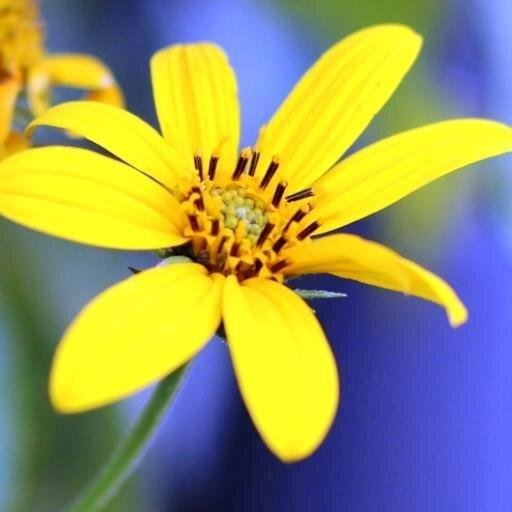
//> input picture build/flower8.jpg, 512 x 512 px
$ ./permutohedral_lattice build/flower8.jpg build/flower8.jpg 2 2   (built with g++ and OpenCV 4)
//> lines starting //> are read from the running program, lines starting //| are printed output that depends on the picture

#include<opencv2/core/core.hpp>
#include<opencv2/highgui.hpp>
#include<opencv2/opencv.hpp>


#include<iostream>
#include<string>
#include <stdio.h>
#include <stdlib.h>
#include <time.h>


#include <math.h>
#include <vector>
#include <memory>
using std::vector;

// Hash table implementation for permutohedral lattice.
//
// The lattice points are stored sparsely using a hash table.
// The key for each point is its spatial location in the (d+1)-
// dimensional space.
class HashTablePermutohedral {
public:
    // Hash table constructor
    // kd : the dimensionality of the position vectors
    // vd : the dimensionality of the value vectors
    HashTablePermutohedral(int kd, int vd) : kd(kd), vd(vd) {
        filled = 0;
        entries.resize(1 << 15);
        keys.resize(kd*entries.size()/2);
        values.resize(vd*entries.size()/2, 0.0f);
    }

    // Returns the number of vectors stored.
    int size() { return filled; }

    // Returns a pointer to the keys array.
    vector<short> &getKeys() { return keys; }

    // Returns a pointer to the values array.
    vector<float> &getValues() { return values; }

    // Looks up the value vector associated with a given key. May or
    // may not create a new entry if that key doesn’t exist.
    float *lookup(const vector<short> &key, bool create = true) {
        // Double hash table size if necessary
        if (create && filled >= entries.size()/2) { grow(); }

        // Hash the key
        size_t h = hash(&key[0]) % entries.size();

        // Find the entry with the given key
        while (1) {
            Entry e = entries[h];

            // Check if the cell is empty
            if (e.keyIdx == -1) {
                if (!create) return NULL;// Not found

                // Need to create an entry. Store the given key.
                for (int i = 0; i < kd; i++) {
                keys[filled*kd+i] = key[i];
                }
                e.keyIdx = filled*kd;
                e.valueIdx = filled*vd;
                entries[h] = e;
                filled++;
                return &values[e.valueIdx];
            }

            // check if the cell has a matching key
            bool match = true;

            for (int i = 0; i < kd && match; i++) {
                match = keys[e.keyIdx+i] == key[i];
            }
            if (match) {
                return &values[e.valueIdx];
            }

            // increment the bucket with wraparound
            h++;
            if (h == entries.size()) { h = 0; }
        }
    }

    // Hash function used in this implementation. A simple base conversion.
    size_t hash(const short *key) {
        size_t h = 0;
        for (int i = 0; i < kd; i++) {
            h += key[i];
            h *= 2531011;
        }
        return h;
    }
private:
    // Grows the hash table when it runs out of space
    void grow() {
        // Grow the arrays
        values.resize(vd*entries.size(), 0.0f);
        keys.resize(kd*entries.size());
        vector<Entry> newEntries(entries.size()*2);

        // Rehash all the entries
        for (size_t i = 0; i < entries.size(); i++) {
            if (entries[i].keyIdx == -1) { continue; }
            size_t h = hash(&keys[entries[i].keyIdx]) % newEntries.size();
            while (newEntries[h].keyIdx != -1) {
                h++;
                if (h == newEntries.size()) { h = 0; }
            }
            newEntries[h] = entries[i];
        }
        entries.swap(newEntries);
    }

    // Private struct for the hash table entries.
    struct Entry {
        Entry() : keyIdx(-1), valueIdx(-1) {}
        int keyIdx;
        int valueIdx;
    };

    vector<short> keys;
    vector<float> values;
    vector<Entry> entries;
    size_t filled;
    int kd, vd;
};
// The algorithm class that performs the filter
//
// PermutohedralLattice::filter(...) does all the work.
//
class PermutohedralLattice {
public:
    // Performs a Gauss transform
    // pos : position vectors
    // pd : position dimensions
    // val : value vectors
    // vd : value dimensions
    // n : number of items to filter
    // out : place to store the output
    static void filter(const float *pos, int pd,
                        const float *val, int vd,
                        int n, float *out) {

        clock_t now;

        // Create lattice
        PermutohedralLattice lattice(pd, vd, n);

	    std::cout << "start splat" << std::endl;
        now = clock();
        printf( "now is %f seconds\n", (double)(now) / CLOCKS_PER_SEC);
        // Splat
        for (int i = 0; i < n; i++) {
            lattice.splat(pos + i*pd, val + i*vd);
        }
	    std::cout << "end splat" << std::endl;
        now = clock();
        printf( "now is %f seconds\n", (double)(now) / CLOCKS_PER_SEC);


	    std::cout << "start blur" << std::endl;
        now = clock();
        printf( "now is %f seconds\n", (double)(now) / CLOCKS_PER_SEC);
        // Blur
        lattice.blur();
	    std::cout << "end blur" << std::endl;
        now = clock();
        printf( "now is %f seconds\n", (double)(now) / CLOCKS_PER_SEC);


	    std::cout << "start slice" << std::endl;
        now = clock();
        printf( "now is %f seconds\n", (double)(now) / CLOCKS_PER_SEC);
        // Slice
        lattice.beginSlice();
        for (int i = 0; i < n; i++) {
            lattice.slice(out + i*vd);
        }
	    std::cout << "end slice" << std::endl;
        now = clock();
        printf( "now is %f seconds\n", (double)(now) / CLOCKS_PER_SEC);
    }

    // Permutohedral lattice constructor
    // pd : dimensionality of position vectors
    // vd : dimensionality of value vectors
    // n : number of points in the input
    PermutohedralLattice(int pd, int vd, int n) :
        d(pd), vd(vd), n(n), hashTable(pd, vd) {

        // Allocate storage for various arrays
        elevated.resize(d+1);
        scaleFactor.resize(d);
        greedy.resize(d+1);
        rank.resize(d+1);
        barycentric.resize(d+2);
        canonical.resize((d+1)*(d+1));
        key.resize(d+1);
        replay.resize(n*(d+1));
        nReplay = 0;

        // compute the coordinates of the canonical simplex, in which
        // the difference between a contained point and the zero
        // remainder vertex is always in ascending order.
        for (int i = 0; i <= d; i++) {
            for (int j = 0; j <= d-i; j++) {
                canonical[i*(d+1)+j] = i;
            }
            for (int j = d-i+1; j <= d; j++) {
                canonical[i*(d+1)+j] = i - (d+1);
            }
        }

        // Compute part of the rotation matrix E that elevates a
        // position vector into the hyperplane
        for (int i = 0; i < d; i++) {
            // the diagonal entries for normalization
            scaleFactor[i] = 1.0f/(sqrtf((float)(i+1)*(i+2)));

            // We presume that the user would like to do a Gaussian
            // blur of standard deviation 1 in each dimension (or a
            // total variance of d, summed over dimensions.) Because
            // the total variance of the blur performed by this
            // algorithm is not d, we must scale the space to offset
            // this.
            //
            // The total variance of the algorithm is:
            // [variance of splatting] +
            // [variance of blurring] +
            // [variance of splatting]
            // = d(d+1)(d+1)/12 + d(d+1)(d+1)/2 + d(d+1)(d+1)/12
            // = 2d(d+1)(d+1)/3.
            //
            // So we need to scale the space by (d+1)sqrt(2/3).

            scaleFactor[i] *= (d+1)*sqrtf(2.0/3);
        }
    }

    // Performs splatting with given position and value vectors
    void splat(const float *position, const float *value) {

        // First elevate position into the (d+1)-dimensional hyperplane
        elevated[d] = -d*position[d-1]*scaleFactor[d-1];
        for (int i = d-1; i > 0; i--)
        elevated[i] = (elevated[i+1] -
            i*position[i-1]*scaleFactor[i-1] +
            (i+2)*position[i]*scaleFactor[i]);
        elevated[0] = elevated[1] + 2*position[0]*scaleFactor[0];

        // Prepare to find the closest lattice points
        float scale = 1.0f/(d+1);

        // Greedily search for the closest remainder-zero lattice point
        int sum = 0;
        for (int i = 0; i <= d; i++) {
            float v = elevated[i]*scale;
            float up = ceilf(v)*(d+1);
            float down = floorf(v)*(d+1);
            if (up - elevated[i] < elevated[i] - down) {
                greedy[i] = (short)up;
            } else {
                greedy[i] = (short)down;
            }
            sum += greedy[i];
        }
        sum /= d+1;

        // Rank differential to find the permutation between this
        // simplex and the canonical one.
        for (int i = 0; i < d+1; i++) rank[i] = 0;
        for (int i = 0; i < d; i++) {
            for (int j = i+1; j <= d; j++) {
                if (elevated[i] - greedy[i] < elevated[j] - greedy[j]) {
                    rank[i]++;
                } else {
                    rank[j]++;
                }
            }
        }

        if (sum > 0) {
            // Sum too large - the point is off the hyperplane. We
            // need to bring down the ones with the smallest
            // differential
            for (int i = 0; i <= d; i++) {
                if (rank[i] >= d + 1 - sum) {
                    greedy[i] -= d+1;
                    rank[i] += sum - (d+1);
                } else {
                    rank[i] += sum;
                }
            }
        } else if (sum < 0) {
            // Sum too small - the point is off the hyperplane. We
            // need to bring up the ones with largest differential
            for (int i = 0; i <= d; i++) {
                if (rank[i] < -sum) {
                    greedy[i] += d+1;
                    rank[i] += (d+1) + sum;
                } else {
                    rank[i] += sum;
                }
            }
        }

        // Compute barycentric coordinates
        for (int i = 0; i < d+2; i++) { barycentric[i] = 0.0f; }
        for (int i = 0; i <= d; i++) {
            barycentric[d-rank[i]] += (elevated[i] - greedy[i]) * scale;
            barycentric[d+1-rank[i]] -= (elevated[i] - greedy[i]) * scale;
        }
        barycentric[0] += 1.0f + barycentric[d+1];

        // Splat the value into each vertex of the simplex, with
        // barycentric weights
        for (int remainder = 0; remainder <= d; remainder++) {
            // Compute the location of the lattice point explicitly
            // (all but the last coordinate - it’s redundant because
            // they sum to zero)
            for (int i = 0; i < d; i++) {
                key[i] = greedy[i] + canonical[remainder*(d+1) + rank[i]];
            }

            // Retrieve pointer to the value at this vertex
            float *val = hashTable.lookup(key, true);

            // Accumulate values with barycentric weight
            for (int i = 0; i < vd; i++) {
                val[i] += barycentric[remainder]*value[i];
            }

            // Record this interaction to use later when slicing
            replay[nReplay].offset = val - &hashTable.getValues()[0];
            replay[nReplay].weight = barycentric[remainder];
            nReplay++;
        }
    }

    // Prepare for slicing
    void beginSlice() {
        nReplay = 0;
    }

    // Performs slicing out of position vectors. The barycentric
    // weights and the simplex containing each position vector were
    // calculated and stored in the splatting step.
    void slice(float *col) {
        const vector<float> &vals = hashTable.getValues();
        for (int j = 0; j < vd; j++) { col[j] = 0; }
        for (int i = 0; i <= d; i++) {
            ReplayEntry r = replay[nReplay++];
            for (int j = 0; j < vd; j++) {
                col[j] += r.weight*vals[r.offset + j];
            }
        }
    }

    // Performs a Gaussian blur along each projected axis in the hyperplane.
    void blur() {

        // Prepare temporary arrays
        vector<short> neighbor1(d+1), neighbor2(d+1);
        vector<float> zero(vd, 0.0f);
        vector<float> newValue(vd*hashTable.size());
        vector<float> &oldValue = hashTable.getValues();

        // For each of d+1 axes,
        for (int j = 0; j <= d; j++) {
            // For each vertex in the lattice,
            for (int i = 0; i < hashTable.size(); i++) {
                // Blur point i in dimension j
                short *key = &(hashTable.getKeys()[i*d]);
                for (int k = 0; k < d; k++) {
                    neighbor1[k] = key[k] + 1;
                    neighbor2[k] = key[k] - 1;
                }
                neighbor1[j] = key[j] - d;
                neighbor2[j] = key[j] + d;

                float *oldVal = &oldValue[i*vd];
                float *newVal = &newValue[i*vd];

                float *v1 = hashTable.lookup(neighbor1, false);
                float *v2 = hashTable.lookup(neighbor2, false);
                if (!v1) v1 = &zero[0];
                if (!v2) v2 = &zero[0];

                // Mix values of the three vertices
                for (int k = 0; k < vd; k++) {
                    newVal[k] = (v1[k] + 2*oldVal[k] + v2[k]);
                }
            }
            newValue.swap(oldValue);
        }
    }
private:
    int d, vd, n;
    vector<float> elevated, scaleFactor, barycentric;
    vector<short> canonical, key, greedy;
    vector<char> rank;

    struct ReplayEntry {
        int offset;
        float weight;
    };
    vector<ReplayEntry> replay;
    int nReplay;

    HashTablePermutohedral hashTable;

};


// A bilateral filter of a color image with the given spatial standard
// deviation and color-space standard deviation
// [51 lines left out: function bilateral, not called in this run]


// A bilateral filter of a color image with the given spatial standard
// deviation and color-space standard deviation
void bilateral(cv::Mat& im,cv::Mat& target, float spatialSigma, float colorSigma) {

    if(im.cols != target.cols || im.rows != target.rows)
    {
        std::cout << "the shape of target is different from im " << std::endl;
    }

    // Construct the five-dimensional position vectors and
    // four-dimensional value vectors
    vector<float> positions(im.cols*im.rows*5);
    vector<float> values(im.cols*im.rows*4);
    int idx = 0;

    clock_t now;
	std::cout << "start filling positions and values" << std::endl;
    now = clock();
    printf( "now is %f seconds\n", (double)(now) / CLOCKS_PER_SEC);
    for (int y = 0; y < im.cols; y++) {
        for (int x = 0; x < im.rows; x++) {
            positions[idx*5+0] = x/spatialSigma;
            positions[idx*5+1] = y/spatialSigma;
            positions[idx*5+2] = im.at<cv::Vec3b>(x,y)[0]/colorSigma;
            positions[idx*5+3] = im.at<cv::Vec3b>(x,y)[1]/colorSigma;
            positions[idx*5+4] = im.at<cv::Vec3b>(x,y)[2]/colorSigma;
            values[idx*4+0] = target.at<uchar>(x,y);
            // values[idx*4+1] = target.at<uchar>(x,y);
            // values[idx*4+2] = target.at<uchar>(x,y);
            values[idx*4+1] = 1.0f;
            values[idx*4+2] = 1.0f;
            values[idx*4+3] = 1.0f;
            idx++;
        }
    }

	std::cout << "start PermutohedralLattice::filter" << std::endl;
    now = clock();
    printf( "now is %f seconds\n", (double)(now) / CLOCKS_PER_SEC);

    // Perform the Gauss transform. For the five-dimensional case the
    // Permutohedral Lattice is appropriate.
    PermutohedralLattice::filter(&positions[0], 5,
                                    &values[0], 4,
                                    im.cols*im.rows,
                                    &values[0]);

    // Divide through by the homogeneous coordinate and store the
    // result back to the image
    idx = 0;
    for (int y = 0; y < im.cols; y++) {
        for (int x = 0; x < im.rows; x++) {
            float w = values[idx*4+3];
            target.at<uchar>(x,y) = values[idx*4+0]/w;
            // [5 lines of commented-out code are left out]
            idx++;
        }
    }
}


int main(int argc, char const *argv[]) {
    std::cout << "hello opencv" << '\n';
    cv::Mat im = cv::imread(argv[1]);
//> im is the input picture: 512 rows x 512 cols, CV_8UC3; mean B, G, R 99.4, 151.8, 151.5
    cv::Mat im1 = cv::imread(argv[1]);
    cv::Mat target = cv::imread(argv[2],0);
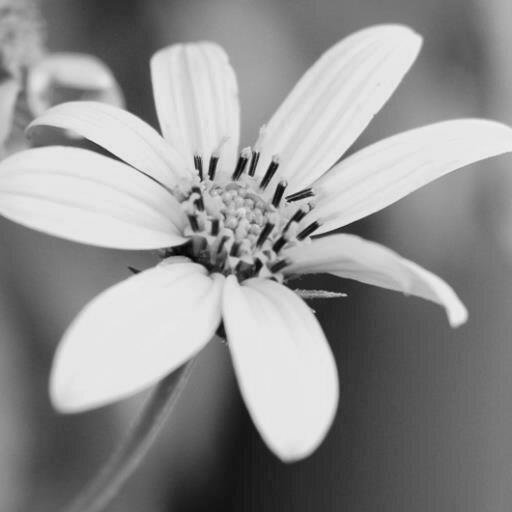
//> target: 512 rows x 512 cols, CV_8UC1; min 1, max 243, mean 145.8
    // cv::Mat im1 = cv::imread("flower8.jpg");
    std::cout << "im:" << im.cols<<"x"<< im.rows<< std::endl;
//| im:512x512
    // cv::imshow("im",im);
    // cv::waitKey(1000);

    double spatialSigma = double(atof(argv[3]));
//> spatialSigma = 2
    double colorSigma = double(atof(argv[4]));
//> colorSigma = 2
    std::cout << "spatialSigma:" <<spatialSigma<< std::endl;
//| spatialSigma:2
    std::cout << "colorSigma:" <<colorSigma<< std::endl;
//| colorSigma:2

    clock_t start, finish, now;
    double duration;

    // [21 lines of commented-out code are left out]

    start = clock();
    now = clock();
    printf( "now is %f seconds\n", (double)(now) / CLOCKS_PER_SEC);
	// bilateral(im,8.0,4.0);
	bilateral(im,target,spatialSigma,colorSigma);
//> the loop in bilateral, `for (int y = 0; y < im.cols; y++)` made 512 passes
//> idx on passes 1 to 3: 512, 1024, 1536
//> after the loop in bilateral, `for (int y = 0; y < im.cols; y++)`: positions = 1310720 items; values = 1048576 items; idx = 262144
	// bilateral(im,64.0,32.0);
    finish = clock();
    duration = (double)(finish - start) / CLOCKS_PER_SEC;
    printf( "%f seconds\n", duration );
	// cv::Mat im2 = 2*(im1-im);
	// cv::imshow("output",im);
	cv::imshow("input",im1);
	cv::imshow("output",target);
	cv::waitKey(0);

    return 0;
}
